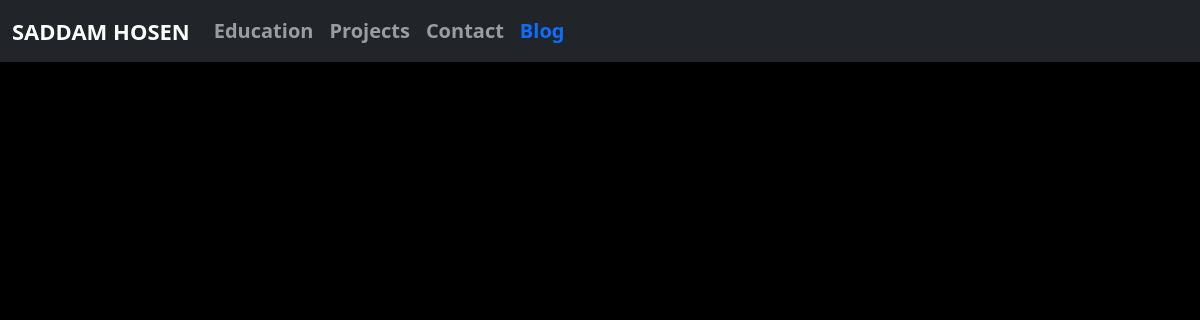
/blog/, run on an earlier commit of the app's database.
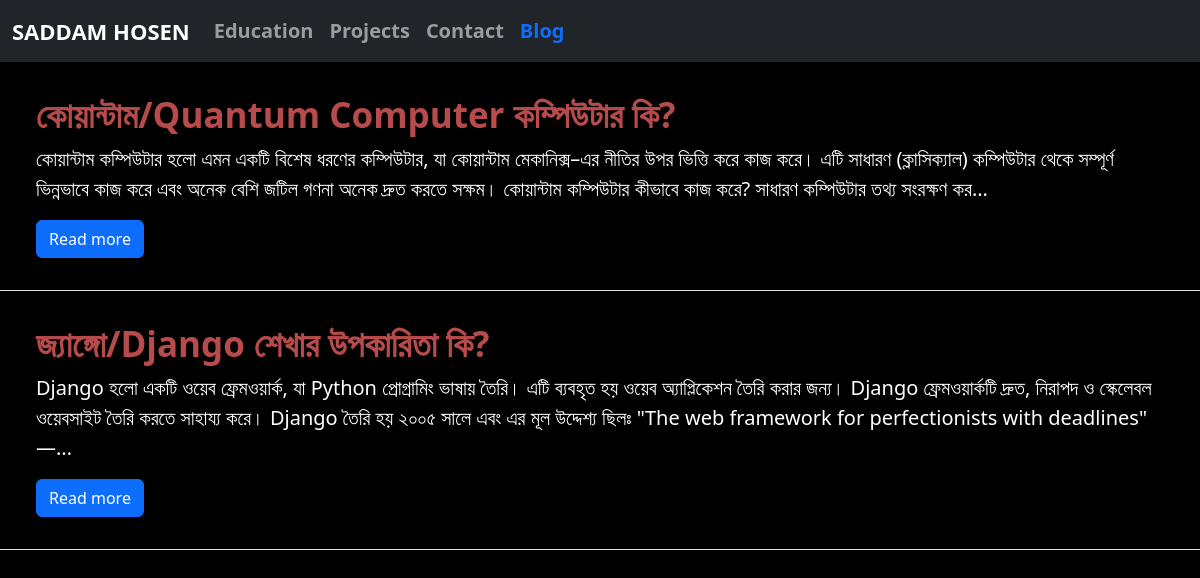
And on a later commit of the database.
### blog/models.py (models this page shows, shortened)
class Post(models.Model):
    title = models.CharField(max_length=200)
    created = models.DateTimeField(auto_now_add=True)
    slug = models.SlugField(default="", null=False)
    content = models.TextField()
    category = models.ForeignKey(Category, on_delete=models.CASCADE, related_name='posts')

### blog/views.py (the view)
# urls.py: path('', views.blog_home, name='blog_home'),
def blog_home(request):
    posts = Post.objects.all().order_by('-created')
    return render(request, "blog/blog_home.html", {'posts': posts})

### blog/templates/blog/blog_home.html (shortened to what this page needs)
{% extends 'base.html' %}
{% block content %}
{% for post in posts %}
<div class="jumbotron jumbotron-fluid border-bottom mt-2 p-4">
  <div class="container-fluid text-white mb-2">
    <h3 style="font-size: 35px; font-weight: bold;" class="display-4"><span>{{post.title}}</span></h3>
    <p class="lead">{{ post.content | slice:":300" }}...</p>
    <a class="btn btn-primary" href="{% url 'blog_detail' post.slug %}" role="button">Read more</a>
  </div>
</div>
{% endfor %}
{% endblock %}

What changed in the data, as far as the page shows it:
added Post: title "কোয়ান্টাম/Quantum Computer কম্পিউটার কি?", content "কোয়ান্টাম কম্পিউটার হলো এমন একটি বিশেষ ধরণের কম্পিউটার, যা কোয়ান্টাম মেকানিক্স–এর নীতির উপর ভিত্তি করে কাজ করে। এটি সাধারণ (ক্লাসিক্যাল) কম্পিউটার থেকে সম্পূর্ণ ভিন্নভাবে কাজ করে এবং অনেক বেশি জটিল গণনা অনেক দ্রুত করতে সক্ষম। কোয়ান্টাম কম্পিউটার কীভাবে কাজ করে? সাধারণ কম্পিউটার তথ্য সংরক্ষণ কর"
added Post: title "জ্যাঙ্গো/Django শেখার উপকারিতা কি?", content "Django হলো একটি ওয়েব ফ্রেমওয়ার্ক, যা Python প্রোগ্রামিং ভাষায় তৈরি। এটি ব্যবহৃত হয় ওয়েব অ্যাপ্লিকেশন তৈরি করার জন্য। Django ফ্রেমওয়ার্কটি দ্রুত, নিরাপদ ও স্কেলেবল ওয়েবসাইট তৈরি করতে সাহায্য করে। Django তৈরি হয় ২০০৫ সালে এবং এর মূল উদ্দেশ্য ছিলঃ \"The web framework for perfectionists with deadlines\" —"
